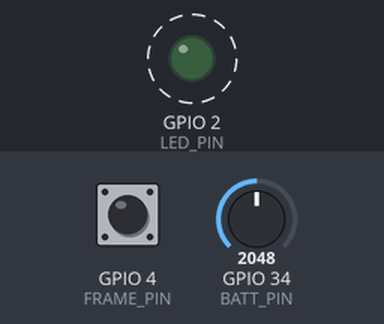
Bench run of a sketch on a simulated ESP32. Parts: output pins drawn as LEDs (lit = HIGH). Dashed ring = blinking. Inputs (shaded band) come from the test bench; at power-on: GPIO 4 (FRAME_PIN) LOW, GPIO 34 (BATT_PIN) = 2048. WiFi joins after 1.5 s; servers stay silent unless stated; random numbers use the default seed unless the sketch sets one; no MQTT or app messages arrive unless stated; what the sketch prints to the serial monitor is not drawn.

Above: at 2.1 s.
Timing chart, 0 to 4.6 s (numbered marks = the images above):
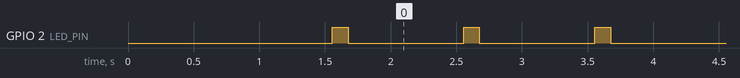

Measured:
- by itself, GPIO 2 (LED_PIN): alternates HIGH for 0.12 s and LOW for 0.88 s

The sketch:

edge_node.ino
```cpp
/*
 * EdgeArbiter device node — ESP32 (Arduino core 3.x). Runs on a board, in the Wokwi simulator, or in
 * Espressif's QEMU.
 *
 * Every second it publishes the telemetry the policy needs and applies the decision it receives back
 * (same protocol as the Python virtual node, edgearbiter/virtual_node.py):
 *   publish   <TOPIC>/telemetry  {"node","seq","battery","queue","rtt_ms","arrivals","uptime_s","tier","placement"}
 *             <TOPIC>/node       this second's outcome and running counts, for the Node-RED board
 *   subscribe <TOPIC>/decision   {"tier","rate_fps","placement",...}   (from Node-RED -> /policy/decide)
 *
 * Build options (-D on the compiler command line, or edit the defaults below):
 *   TRANSPORT_SERIAL 0  Wi-Fi + MQTT (PubSubClient).
 *                    1  the same messages as text lines on the serial port, "<subtopic> <json>":
 *                       telemetry and node lines out, decision lines in; edgearbiter/serial_bridge.py relays
 *                       them to and from the broker. For QEMU, which emulates the ESP32 but not its radio,
 *                       and for a board on USB without Wi-Fi.
 *   WOKWI            1  Wi-Fi "Wokwi-GUEST" and a public broker; frame arrivals generated with the
 *                       simulator's calm/busy Poisson workload. 0: a real board (your network and broker,
 *                       frames from the button or the camera).
 *   BATTERY_MODEL    0  battery read on GPIO34: the potentiometer in Wokwi, a 1:2 divider on a board.
 *                    1  simulated: each processed frame draws its tier's measured energy per inference
 *                       (results/cost_table.json), or the radio energy when offloaded, from the
 *                       energy_constrained budget. Default with TRANSPORT_SERIAL (QEMU has no ADC).
 *
 * The LED blinks tier+1 times per second (tiny=1, small=2, medium=3) with a non-blocking state machine; a
 * button on GPIO4 adds a frame per press. rtt_ms is the control-loop round trip (telemetry sent -> decision
 * received).
 *
 * Libraries: WiFi (core), PubSubClient, ArduinoJson 7.
 */
#ifndef TRANSPORT_SERIAL
#define TRANSPORT_SERIAL 0
#endif
#ifndef WOKWI
#define WOKWI 1
#endif
#ifndef BATTERY_MODEL
#define BATTERY_MODEL TRANSPORT_SERIAL
#endif

#include <ArduinoJson.h>
#if !TRANSPORT_SERIAL
#include <WiFi.h>
#include <PubSubClient.h>
#endif

#if WOKWI
const char* WIFI_SSID = "Wokwi-GUEST";
const char* WIFI_PASS = "";
const char* MQTT_HOST = "broker.hivemq.com";   // public broker reachable from the simulator
#else
const char* WIFI_SSID = "YOUR_SSID";
const char* WIFI_PASS = "YOUR_PASSWORD";
const char* MQTT_HOST = "192.168.1.10";        // Mosquitto on your machine
#endif
const int   MQTT_PORT = 1883;
const char* TOPIC     = "edgearbiter";         // use a unique prefix on a public broker
const char* NODE_ID   = "esp32-1";

const int LED_PIN   = 2;
const int FRAME_PIN = 4;                       // button: one frame per press
const int BATT_PIN  = 34;                      // potentiometer (Wokwi) or battery divider (board)

// per tier (tiny, small, medium): top-1 and device energy per inference, from results/cost_table.json
const float TIER_ACCURACY[3]  = {0.826f, 0.836f, 0.869f};
const float TIER_ENERGY_MJ[3] = {24.9f, 35.3f, 18.1f};
const float RADIO_MJ = 10.0f;                  // sending one 40 KB frame to the edge
const float BUDGET_J = 22.8f;                  // energy_constrained budget per 300 s episode

// explicit prototypes: every toolchain (Arduino IDE / CLI, PlatformIO, Wokwi) builds the sketch the same way
void IRAM_ATTR onFrame();                              // the interrupt handler runs from IRAM
float readBattery();
int poisson(float lambda);
int frameArrivals();
void applyDecision(JsonDocument& doc);
void publishJson(const char* subtopic, JsonDocument& doc);
void pollTransport();
void updateLed(unsigned long now);
void setup();
void loop();
#if TRANSPORT_SERIAL
void readSerialLines();
#else
void onMessage(char* topic, byte* payload, unsigned int len);
void connectMqtt();
#endif

#if !TRANSPORT_SERIAL
WiFiClient wifi;
PubSubClient mqtt(wifi);
char topicDecision[64];
#endif

volatile int pressed = 0;
int   queueLen = 0, tier = 0, rateFps = 5;
bool  offload = false, busy = false;
unsigned long seq = 0, lastTick = 0, lastPublish = 0;
float rttMs = 20.0f;
unsigned long processedTotal = 0, offloadedTotal = 0, droppedTotal = 0;   // running counts for the board
float accuracySum = 0.0f, energyJ = 0.0f;

// non-blocking LED: blink tier+1 times at the start of every second
int ledToggles = 0;
unsigned long ledNext = 0;

void onFrame() { pressed = pressed + 1; }            // IRAM_ATTR on the prototype only: one section

float readBattery() {
#if BATTERY_MODEL
  return max(0.0f, 1.0f - energyJ / BUDGET_J);          // what is left of the episode's energy budget
#else
  int raw = analogRead(BATT_PIN);                      // 0..4095
#if WOKWI
  return raw / 4095.0f;                                // potentiometer = remaining energy budget
#else
  if (raw < 100) return 1.0f;                          // no divider connected -> report full
  float v = raw / 4095.0f * 3.3f * 2.0f;               // 1:2 divider
  return constrain((v - 3.3f) / (4.2f - 3.3f), 0.0f, 1.0f);   // 1S Li-ion window
#endif
#endif
}

int poisson(float lambda) {                            // Knuth's method, fine for small lambda
  float limit = expf(-lambda), p = 1.0f;
  int k = 0;
  do { k++; p *= random(1, 10001) / 10000.0f; } while (p > limit);
  return k - 1;
}

int frameArrivals() {
#if WOKWI
  if (random(0, 100) < 5) busy = !busy;                // calm (2 fps) / busy (9 fps) regimes
  return poisson(busy ? 9.0f : 2.0f);
#else
  return 0;                                            // frames come from the camera / button
#endif
}

void applyDecision(JsonDocument& doc) {
  tier    = constrain((int)(doc["tier"] | tier), 0, 2);
  rateFps = doc["rate_fps"] | rateFps;
  offload = strcmp(doc["placement"] | "local", "edge") == 0;
  rttMs   = 0.7f * rttMs + 0.3f * (millis() - lastPublish);
}

void publishJson(const char* subtopic, JsonDocument& doc) {
  char buf[512];
  size_t n = serializeJson(doc, buf, sizeof(buf));
#if TRANSPORT_SERIAL
  Serial.print(subtopic);
  Serial.print(' ');
  Serial.write((const uint8_t*)buf, n);
  Serial.print('\n');
#else
  char topic[64];
  snprintf(topic, sizeof(topic), "%s/%s", TOPIC, subtopic);
  mqtt.publish(topic, (const uint8_t*)buf, n, false);  // not retained
#endif
}

#if TRANSPORT_SERIAL
void readSerialLines() {                               // "decision {json}" lines from the bridge
  static char line[1024];
  static size_t len = 0;
  const char* prefix = "decision ";
  while (Serial.available()) {
    char c = Serial.read();
    if (c == '\r') continue;
    if (c != '\n') {
      if (len < sizeof(line) - 1) line[len++] = c;
      continue;
    }
    line[len] = '\0';
    len = 0;
    if (strncmp(line, prefix, strlen(prefix)) != 0) continue;
    JsonDocument doc;
    if (!deserializeJson(doc, line + strlen(prefix))) applyDecision(doc);
  }
}
#else
void onMessage(char* topic, byte* payload, unsigned int len) {
  JsonDocument doc;
  if (!deserializeJson(doc, payload, len)) applyDecision(doc);
}

void connectMqtt() {
  while (!mqtt.connected()) {
    String id = String(NODE_ID) + "-" + String((uint32_t)ESP.getEfuseMac(), HEX);
    if (mqtt.connect(id.c_str())) mqtt.subscribe(topicDecision);
    else delay(1000);
  }
}
#endif

void pollTransport() {
#if TRANSPORT_SERIAL
  readSerialLines();
#else
  if (!mqtt.connected()) connectMqtt();
  mqtt.loop();
#endif
}

void updateLed(unsigned long now) {
  if (ledToggles > 0 && now >= ledNext) {
    digitalWrite(LED_PIN, ledToggles % 2 == 0 ? HIGH : LOW);
    ledToggles--;
    ledNext = now + 120;
  }
}

void setup() {
  Serial.setRxBufferSize(1024);                        // a decision line is ~300 bytes (default buffer: 256)
  Serial.begin(115200);
  pinMode(LED_PIN, OUTPUT);
  pinMode(FRAME_PIN, INPUT_PULLDOWN);
  attachInterrupt(digitalPinToInterrupt(FRAME_PIN), onFrame, RISING);
  randomSeed(esp_random());
#if TRANSPORT_SERIAL
  Serial.println("EdgeArbiter node ready (serial transport)");
#else
  snprintf(topicDecision, sizeof(topicDecision), "%s/decision", TOPIC);
#if WOKWI
  WiFi.begin(WIFI_SSID, WIFI_PASS, 6);
#else
  WiFi.begin(WIFI_SSID, WIFI_PASS);
#endif
  while (WiFi.status() != WL_CONNECTED) delay(250);
  mqtt.setServer(MQTT_HOST, MQTT_PORT);
  mqtt.setCallback(onMessage);
  mqtt.setBufferSize(1024);                            // decisions are larger than PubSubClient's 256-byte default
  connectMqtt();
  Serial.println("EdgeArbiter node connected");
#endif
}

void loop() {
  pollTransport();
  unsigned long now = millis();
  updateLed(now);
  if (now - lastTick < 1000) return;
  lastTick = now;

  // queue dynamics: frames arrive, the decided sensing rate drains them, a full queue drops the rest
  noInterrupts(); int buttonFrames = pressed; pressed = 0; interrupts();
  int newFrames = buttonFrames + frameArrivals();
  int waiting = queueLen + newFrames;
  int processed = min(waiting, rateFps);
  queueLen = min(30, waiting - processed);
  droppedTotal += waiting - processed - queueLen;
  processedTotal += processed;
  if (offload) offloadedTotal += processed;
  accuracySum += processed * TIER_ACCURACY[tier];
  energyJ += processed * (offload ? RADIO_MJ : TIER_ENERGY_MJ[tier]) / 1000.0f;

  JsonDocument tel;
  tel["node"] = NODE_ID; tel["seq"] = ++seq; tel["battery"] = readBattery(); tel["queue"] = queueLen;
  tel["rtt_ms"] = rttMs; tel["arrivals"] = newFrames; tel["uptime_s"] = now / 1000;
  tel["tier"] = tier; tel["placement"] = offload ? "edge" : "local";
  lastPublish = millis();
  publishJson("telemetry", tel);

  JsonDocument out;                                    // what the Node-RED board shows for this node
  out["node"] = NODE_ID; out["seq"] = seq; out["t"] = now / 1000; out["battery"] = readBattery();
  out["tier"] = tier; out["placement"] = offload ? "edge" : "local"; out["rate_fps"] = rateFps;
  out["processed"] = processed; out["queue"] = queueLen; out["loop_rtt_ms"] = roundf(rttMs * 10.0f) / 10.0f;
  JsonObject kpis = out["kpis"].to<JsonObject>();
  kpis["processed"] = processedTotal; kpis["offloaded"] = offloadedTotal; kpis["dropped"] = droppedTotal;
  kpis["energy_j"] = energyJ;
  if (processedTotal) kpis["mean_accuracy"] = accuracySum / processedTotal;
  publishJson("node", out);

  ledToggles = 2 * (tier + 1); ledNext = now;          // start this second's blink pattern
}
```
